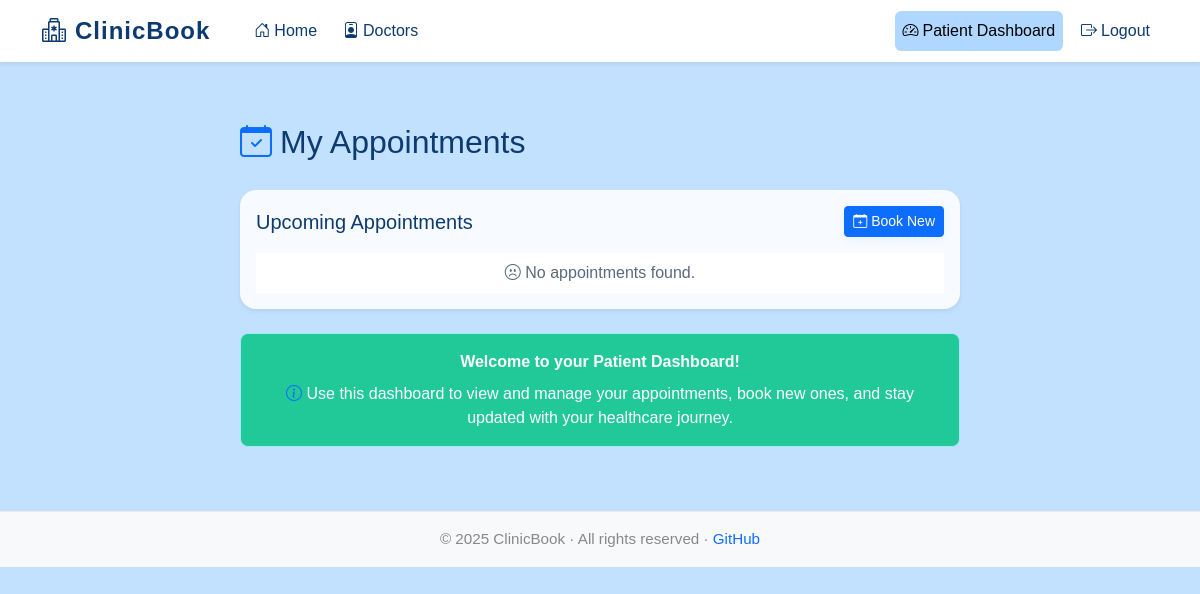
The page /dashboard (signed in) on the database as committed earlier.
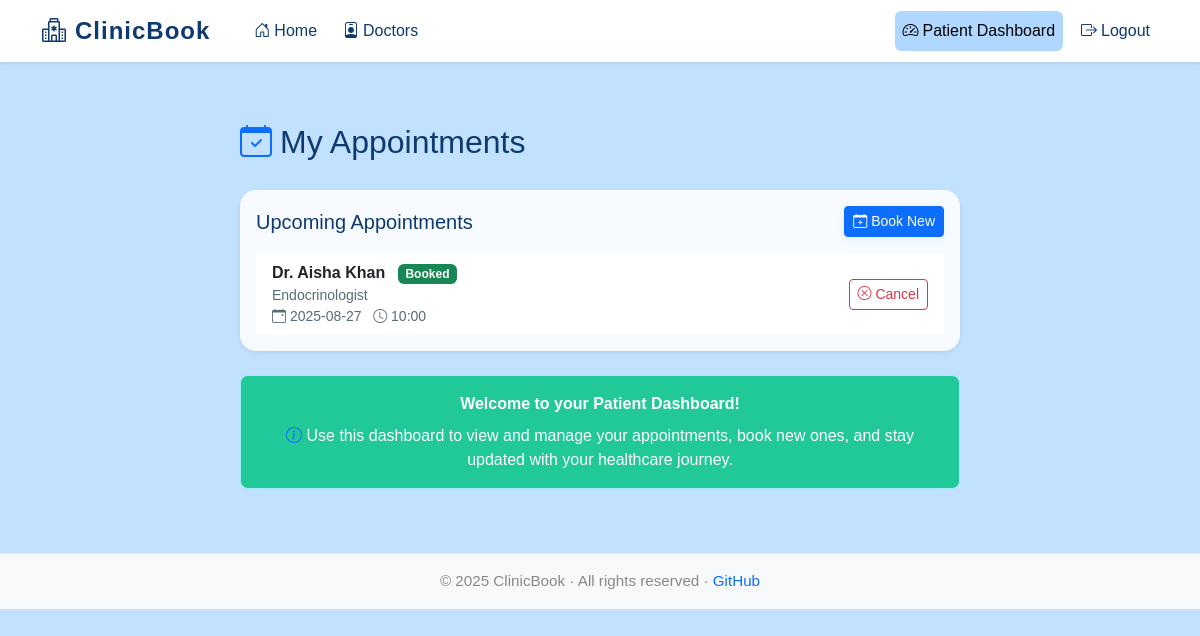
The same page on the database as committed later.
### tables this page shows
CREATE TABLE appointments (
        id INTEGER PRIMARY KEY AUTOINCREMENT,
        doctor_id INTEGER NOT NULL,
        patient_id INTEGER NOT NULL,
        slot_id INTEGER NOT NULL,
        date TEXT NOT NULL,
        status TEXT DEFAULT 'booked',
        FOREIGN KEY (doctor_id) REFERENCES doctors(id) ON DELETE CASCADE,
        FOREIGN KEY (patient_id) REFERENCES patients(id) ON DELETE CASCADE,
        FOREIGN KEY (slot_id) REFERENCES slots(id) ON DELETE CASCADE
    );

CREATE TABLE doctors (
        id INTEGER PRIMARY KEY AUTOINCREMENT,
        clinic_id INTEGER,
        name TEXT NOT NULL,
        specialization TEXT,
        fees INTEGER,
        email TEXT UNIQUE NOT NULL,
        phone TEXT,
        about TEXT,
        FOREIGN KEY (clinic_id) REFERENCES clinics(id) ON DELETE SET NULL
    );

CREATE TABLE slots (
        id INTEGER PRIMARY KEY AUTOINCREMENT,
        doctor_id INTEGER NOT NULL,
        date TEXT NOT NULL,
        time TEXT NOT NULL,
        capacity INTEGER NOT NULL DEFAULT 5,
        booked_count INTEGER NOT NULL DEFAULT 0,
        FOREIGN KEY (doctor_id) REFERENCES doctors(id) ON DELETE CASCADE
    );

### app.py (the view)
    @app.route('/dashboard')
    def dashboard():
        if 'patient_id' not in session:
            flash("Please login as a patient first.", "danger")
            return redirect(url_for('patient_login'))
        db = get_db()
        appts = db.execute(
            '''SELECT a.*, d.name as doctor_name, d.specialization, s.date, s.time
            FROM appointments a
            JOIN doctors d ON a.doctor_id = d.id
            JOIN slots s ON a.slot_id = s.id
            WHERE a.patient_id = ?
            ORDER BY s.date DESC''',
            (session['patient_id'],)
        ).fetchall()
        return render_template('dashboard_patient.html', appts=appts)

### templates/dashboard_patient.html (shortened to what this page needs)
{% extends 'base.html' %}
{% block content %}
<div class="container py-4">
  <div class="row justify-content-center">
    <div class="col-lg-8">
      <div class="d-flex align-items-center mb-4">
        <i class="bi bi-calendar-check" style="font-size:2rem; color:#0d6efd;"></i>
        <h2 class="ms-2 mb-0">My Appointments</h2>
      </div>
      <div class="card shadow-sm mb-4">
        <div class="card-body">
          <div class="d-flex justify-content-between align-items-center mb-3">
            <h5 class="mb-0">Upcoming Appointments</h5>
            <a href="{{ url_for('doctors') }}" class="btn btn-primary btn-sm">
              <i class="bi bi-calendar-plus me-1"></i>Book New
            </a>
          </div>
          <ul class="list-group list-group-flush">
            {% if appts %}
              {% for appointment in appts %}
              <li class="list-group-item d-flex align-items-center">
                <div class="flex-grow-1">
                  <div class="fw-bold">
                    {{ appointment.doctor_name }}
                    <span class="badge
                      {% if appointment.status == 'booked' %} bg-success
                      {% elif appointment.status == 'cancelled' %} bg-danger
                      {% else %} bg-secondary {% endif %} ms-2">
                      {{ appointment.status|capitalize }}
                    </span>
                  </div>
                  <div class="text-muted small">{{ appointment.specialization }}</div>
                  <div class="text-muted small">
                    <i class="bi bi-calendar-event"></i> {{ appointment.date }}
                    <i class="bi bi-clock"></i> {{ appointment.time }}
                  </div>
                </div>
                <a href="{{ url_for('cancel_appointment', appointment_id=appointment.id) }}"
                   class="btn btn-outline-danger btn-sm ms-3">
                  <i class="bi bi-x-circle"></i> Cancel
                </a>
              </li>
              {% endfor %}
            {% else %}
              <li class="list-group-item text-center text-muted">
                <i class="bi bi-emoji-frown"></i> No appointments found.
              </li>
            {% endif %}
          </ul>
        </div>
      </div>
      <div class="alert alert-info text-center" role="alert">
        <strong>Welcome to your Patient Dashboard!</strong><br>
        <span class="d-block mt-2">
          <i class="bi bi-info-circle text-primary"></i>
          Use this dashboard to view and manage your appointments, book new ones,
          and stay updated with your healthcare journey.
        </span>
      </div>
    </div>
  </div>
</div>
{% endblock %}

### templates/base.html (shortened to what this page needs)
<!doctype html>
<html lang="en">
<head>
  <link href="https://cdn.jsdelivr.net/npm/bootstrap@5.3.3/dist/css/bootstrap.min.css" rel="stylesheet">
  <link href="https://cdn.jsdelivr.net/npm/bootstrap-icons@1.11.3/font/bootstrap-icons.css" rel="stylesheet">
  <link href="/static/css/style.css" rel="stylesheet">
</head>
<body>
  <nav class="navbar navbar-expand-lg navbar-light bg-white shadow-sm py-2">
    <div class="container">
      <a class="navbar-brand d-flex align-items-center" href="/" style="color: #0d3a6f;">
        <i class="bi bi-hospital me-2" style="color: #0d3a6f;"></i>ClinicBook
      </a>
      <div class="collapse navbar-collapse" id="nav">
        <ul class="navbar-nav me-auto mb-2 mb-lg-0" style="padding-left: 20px;">
          <li class="nav-item" style="padding-right: 10px;">
            <a class="nav-link{% if request.path == '/' %} active{% endif %}" href="/">
              <i class="bi bi-house-door me-1"></i>Home
            </a>
          </li>
          <li class="nav-item">
            <a class="nav-link{% if request.path.startswith('/doctors') %} active{% endif %}" href="/doctors">
              <i class="bi bi-person-badge me-1"></i>Doctors
            </a>
          </li>
        </ul>
        <ul class="navbar-nav ms-auto mb-2 mb-lg-0">
          {% if session.patient_id %}
            <li class="nav-item" style="margin-right: 10px;">
              <a class="nav-link{% if request.path.startswith('/dashboard') %} active{% endif %}" href="{{ url_for('dashboard') }}">
                 <i class="bi bi-speedometer2 me-1"></i>Patient Dashboard
              </a>
            </li>
            <li class="nav-item">
              <a class="nav-link" href="{{ url_for('logout') }}">
                <i class="bi bi-box-arrow-right me-1"></i>Logout
              </a>
            </li>
          {% else %}
            <li class="nav-item">
              <a class="nav-link{% if request.path.startswith('/login') %} active{% endif %}" href="{{ url_for('login') }}">
                <i class="bi bi-box-arrow-in-right me-1"></i>Login
              </a>
            </li>
          {% endif %}
        </ul>
      </div>
    </div>
  </nav>
  <main class="container my-4">
    {% block content %}{% endblock %}
  </main>
  <footer class="py-3 bg-light mt-auto">
    <div class="container text-center">
      <span>&copy; {{ 2025 }} ClinicBook &middot; All rights reserved &middot;
        <a href="https://github.com/Mfaj-cod" target="_blank" class="text-decoration-none text-primary">GitHub</a>
      </span>
    </div>
  </footer>
</body>
</html>

### static/css/style.css (style rules this page uses)
:root { --background: #c2e1ff; --card-bg: #f7fbff; --primary: #0d6efd; --primary-hover: #084298; --heading: #0d3a6f; --accent-light: #afd7ff; --text-default: #1a2a3a; --text-muted: #5a6a7a; --text-footer: #888888; --success: #28a745; --danger: #dc3545; --warning: #ffc107; --info: #20c997; --white: #ffffff; --gray-light: #eaeaea; --gray-dark: #343a40; }
.navbar { position: fixed !important; top: 0; left: 0; right: 0; z-index: 1050; width: 100%; background: var(--card-bg); box-shadow: 0 2px 8px rgba(0,0,0,0.08); transition: box-shadow 0.2s; }
body { padding-top: 70px; }
.navbar { position: sticky; top: 0; z-index: 1030; background: var(--card-bg); box-shadow: 0 2px 8px rgba(0,0,0,0.04); }
.navbar-brand { font-weight: bold; letter-spacing: 1px; font-size: 1.5rem; display: flex; align-items: center; }
.nav-link.active, .nav-link:focus, .nav-link:hover { font-weight: 500; background: var(--accent-light); border-radius: 0.4rem; transition: background 0.2s; }
.card { border-radius: 1rem; box-shadow: 0 2px 12px rgba(0,0,0,0.04); border: 0; }
.btn-primary, .btn-primary:focus, .btn-primary:active { border-color: var(--primary); box-shadow: 0 2px 8px rgba(13,110,253,0.08); }
.alert { border-radius: 0.5rem; font-size: 1rem; }
.alert-info { background-color: var(--info); color: var(--white); }
footer { background: var(--accent-light); border-top: 1px solid var(--gray-light); padding: 1rem 0; text-align: center; color: var(--text-footer); font-size: 0.95rem; flex-shrink: 0; }

Rows that differ between the two databases and show on the page:
added appointments: doctor_name "Dr. Aisha Khan", status "Booked", specialization "Endocrinologist", date "2025-08-27", time "10:00"
Other text that changed with them:
text no longer shown: "No appointments found."
